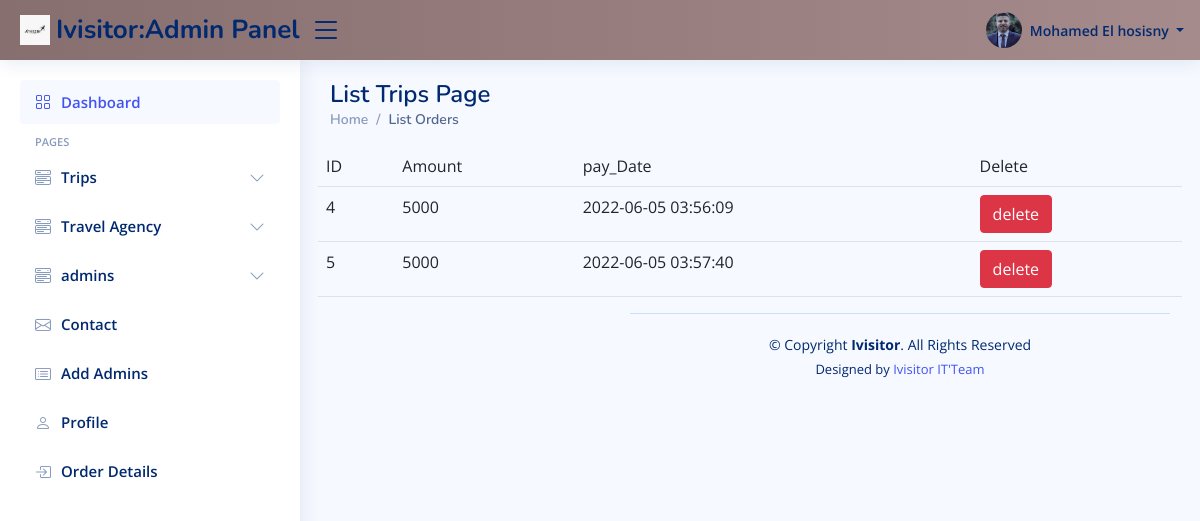
The app's page /admin/orders.php (signed in), older data.
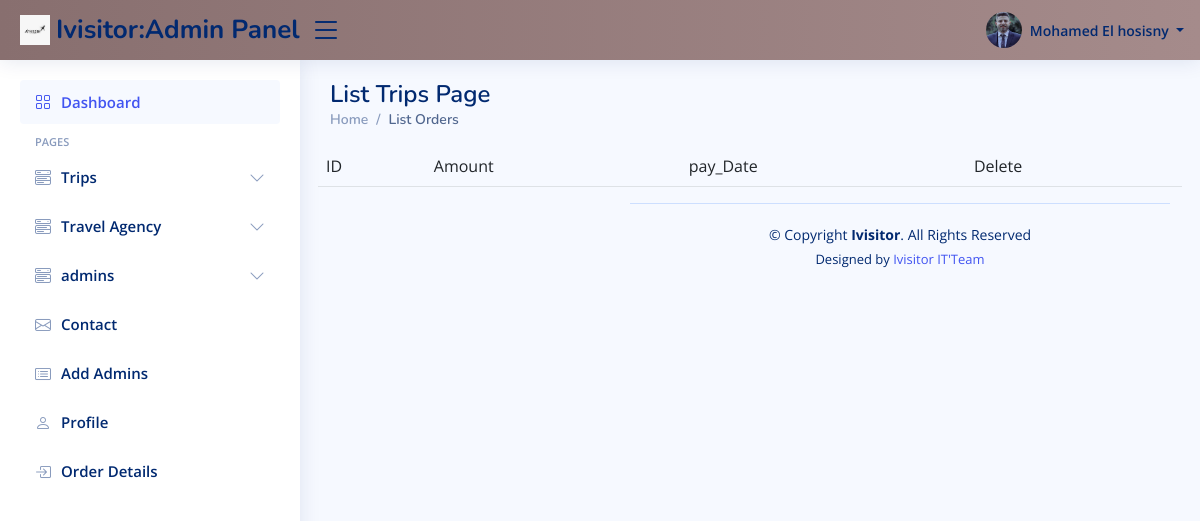
The same page, newer data.
### tables this page shows
CREATE TABLE `payment` (
  `id` int(11) NOT NULL,
  `amount` int(11) NOT NULL,
  `paymentDate` timestamp NOT NULL DEFAULT current_timestamp(),
  `userId` int(11) NOT NULL,
  `tripId` int(11) NOT NULL
);

### admin/orders.php (the view, shortened to what this page needs)
<?php
include './sharedFunc/db.php';
$select = "SELECT * FROM `payment` ";
$s = mysqli_query($conn, $select);
?>
<main id="main" class="main">
    <div class="pagetitle">
        <h1>List Trips Page</h1>
        <nav>
            <ol class="breadcrumb">
                <li class="breadcrumb-item"><a href="index.html">Home</a></li>
                <li class="breadcrumb-item active">List Orders </li>
            </ol>
        </nav>
    </div>
    <section class="section dashboard">
        <div class="row ">
            <table class="table tabel-dark">
                <tr>
                    <td> ID </td>
                    <td> Amount </td>
                    <td> pay_Date </td>
                    <td> Delete </td>
                </tr>
                <?php foreach ($s as $data) { ?>
                    <tr>
                        <td><?php echo $data['id'] ?></td>
                        <td><?php echo $data['amount'] ?></td>
                        <td><?php echo $data['paymentDate'] ?></td>
                        <th> <a class="btn btn-danger" onclick="return confirm('are your Sure !')" href="/ivisitor/user/orders.php?delete=<?php echo $data['id'] ?>">delete </a> </th>
                    </tr>
                <?php } ?>
            </table>
        </div>
    </section>
    <?php
    include './shared/footer.php';
    include './shared/script.php';
    ?>

Row changes from the older to the newer data that the page shows:
removed payment: id "4", amount "5000", paymentDate "2022-06-05 03:56:09"
removed payment: id "5", amount "5000", paymentDate "2022-06-05 03:57:40"
